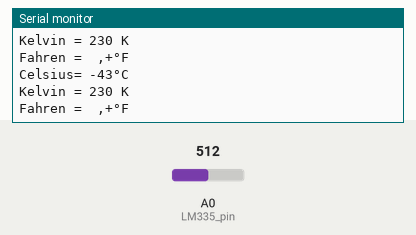
Simulated run of this sketch. Board: Arduino Uno, built with avr-gcc and run on an emulated ATmega328P. On the bench: the last lines printed to the serial monitor. The test bench sets the inputs (shaded band); at power-on: A0 (LM335_pin) = 512.

Above: at 2.8 s.
2.9 s: A0 (LM335_pin) set to 716
At 3.8 s:
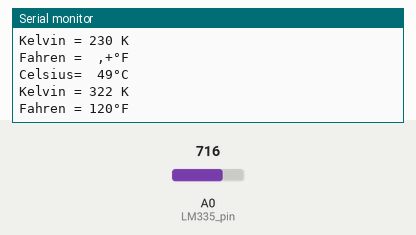
4.5 s: A0 (LM335_pin) set to 306
At 5.4 s:
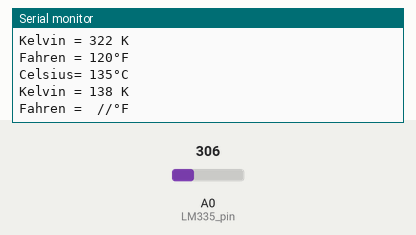
7.5 s: A0 (LM335_pin) set to 122
At 8.8 s:
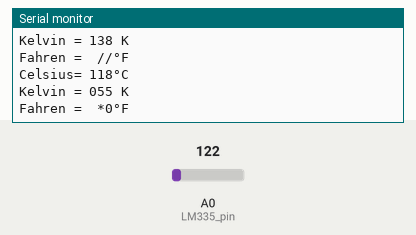
10.5 s: A0 (LM335_pin) set to 90
At 11.8 s:
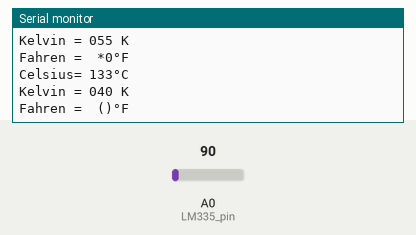
13.5 s: A0 (LM335_pin) set to 109
At 14.8 s:
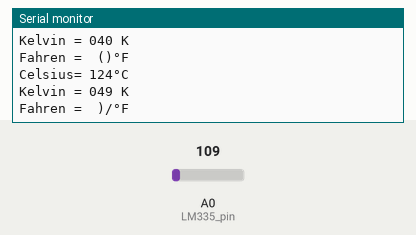
16.5 s: A0 (LM335_pin) set to 0
At 17.8 s:
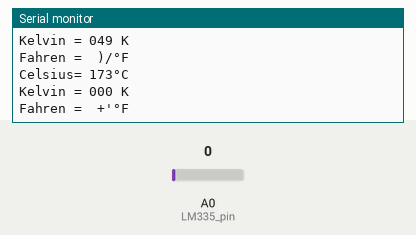
Timing chart, 0 to 19.5 s (numbered marks = the images above; inputs shaded):
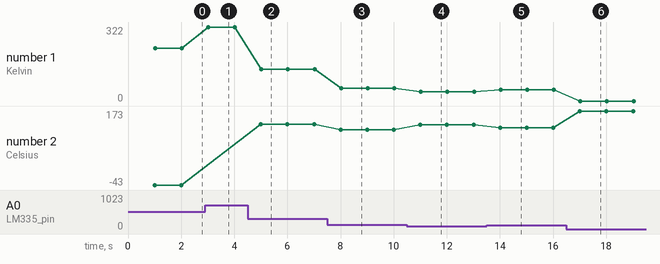

Measured:
- after the input at 2.9 s, the serial monitor: prints a new line after 0.10 s (image 1)
- after the input at 4.5 s, the serial monitor: prints a new line after 0.50 s (image 2)
- after the input at 7.5 s, the serial monitor: prints a new line after 0.51 s (image 3)
- after the input at 10.5 s, the serial monitor: prints a new line after 0.51 s (image 4)
- after the input at 13.5 s, the serial monitor: prints a new line after 0.51 s (image 5)
- after the input at 16.5 s, the serial monitor: prints a new line after 0.51 s (image 6)
- plotted number 1: 230 → 322 after the input at 2.9 s, 322 → 138 after the input at 4.5 s, 138 → 55 after the input at 7.5 s, 55 → 40 after the input at 10.5 s, 40 → 49 after the input at 13.5 s
- plotted number 2: -43 → 135 after the input at 4.5 s, 135 → 118 after the input at 7.5 s, 118 → 133 after the input at 10.5 s, 133 → 124 after the input at 13.5 s, 124 → 173 after the input at 16.5 s

The sketch:

LM335_thermometer.ino
```cpp
// Digital thermometer with Arduino and LM335 temperature sensor

#define  LM335_pin  0                          // LM335 output pin is connected to Arduino A0 pin

void setup() {
  Serial.begin(9600);
}

char message1[] = "Celsius=  00°C";
char message2[] = "Kelvin = 000 K";
char message3[] = "Fahren =  00°F";
int  K, C, F;

void loop() {
  delay(1000);                                 // Wait 1s between readings

  K = analogRead(LM335_pin) * 0.451;      // Read analog voltage and convert it to Kelvin (0.489 = 500/1023)
  F = (K - 273) * 9 / 5 + 32;
  C = K - 273;                      // Convert Kelvin to degree Celsius

  convert();

  Serial.println(message1);
  Serial.println(message2);
  Serial.println(message3);
}

void convert ()
{
  if(C < 0){
    C = abs(C);                    // Absolute value
    message1[9] = '-';                         // Put minus '-' sign
  }
  else
    message1[9]  = ' ';                        // Put space ' '
  if (C > 99)
    message1[9]  = '1';                        // Put 1 (of hundred)

  message1[10]  = (C / 10) % 10  + 48;
  message1[11]  =  C % 10  + 48;

  message2[9]  = (K / 100) % 10 + 48;
  message2[10]  = (K / 10) % 10 + 48;
  message2[11]  = K % 10 + 48;

  if (F < 100)
    message3[9]  = ' ';                        // Put space ' '
  else
    message3[9]  = (F / 100) % 10 + 48;
  message3[10]  = (F / 10) % 10 + 48;
  message3[11]  = F % 10 + 48;
}
```
